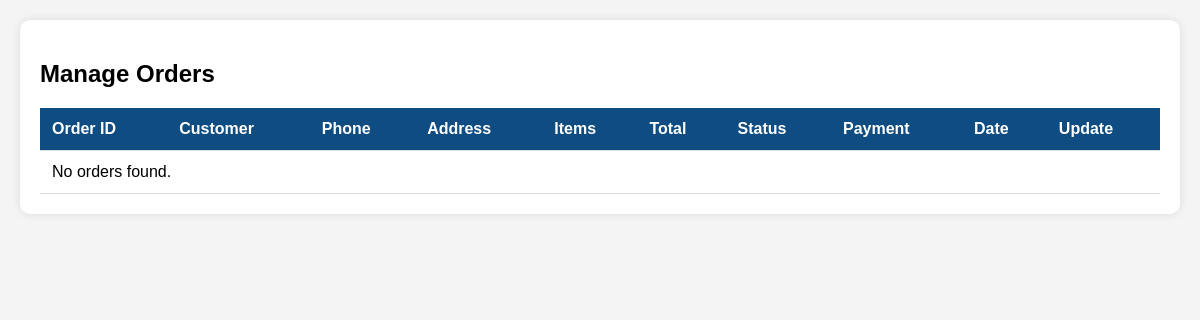
The page /manage_orders/ (signed in) on the database as committed earlier.
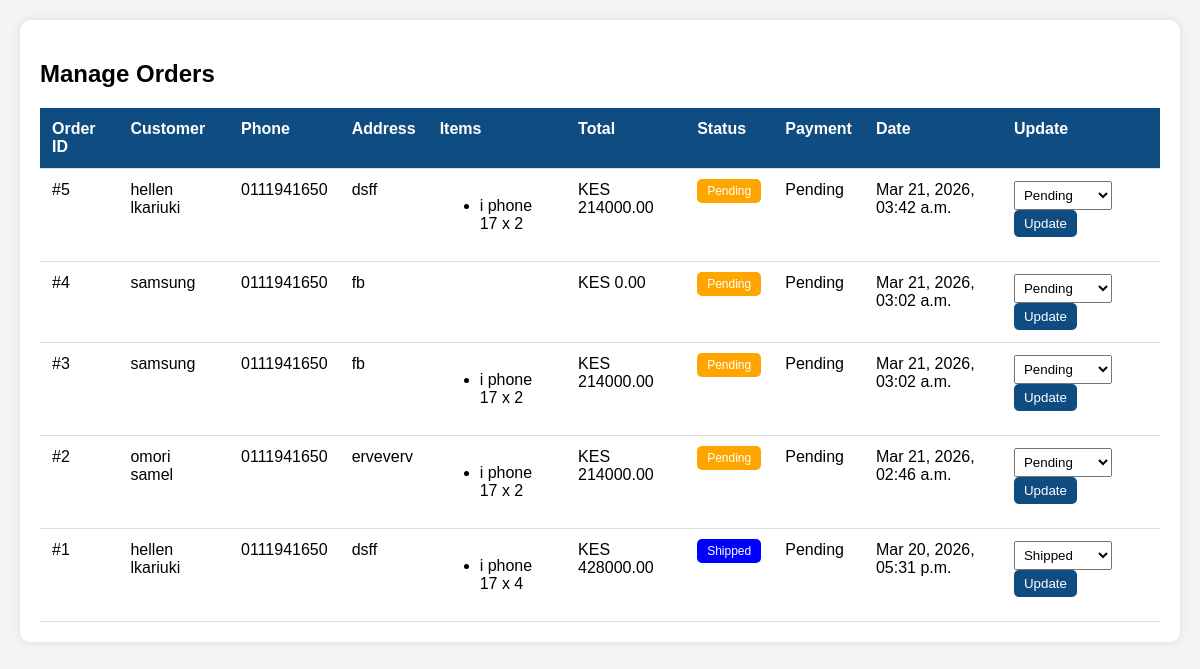
The same page on the database as committed later.
### app/models.py (models this page shows, shortened)
class Order(models.Model):
    user = models.ForeignKey(User, on_delete=models.CASCADE, null=True, blank=True)
    name = models.CharField(max_length=100)
    email = models.EmailField(null=True, blank=True)  # ✅ FIXED
    phone = models.CharField(max_length=15)
    destination = models.CharField(max_length=255, default="N/A")
    total = models.DecimalField(max_digits=10, decimal_places=2, default=0)
    status = models.CharField(max_length=50, default='Pending')
    created_at = models.DateTimeField(auto_now_add=True)
    payment_status = models.CharField(max_length=50, default="Pending")
    STATUS_CHOICES = [
        ('Pending', 'Pending'),
        ('STK_Sent', 'STK Push Sent'), # User clicked pay, waiting for PIN
        ('Paid', 'Paid'),             # Callback received Success
        ('Failed', 'Failed'),         # Callback received Error or Timeout
    ]
    status = models.CharField(max_length=20, choices=STATUS_CHOICES, default='Pending')
    checkout_request_id = models.CharField(max_length=100, blank=True, null=True)
    mpesa_receipt = models.CharField(max_length=50, blank=True, null=True)

class OrderItem(models.Model):
    order = models.ForeignKey(Order, on_delete=models.CASCADE, related_name='items')
    product = models.ForeignKey(Product, on_delete=models.CASCADE)
    quantity = models.PositiveIntegerField()
    price = models.DecimalField(max_digits=10, decimal_places=2)

class Product(models.Model):
    name = models.CharField(max_length=255)
    price = models.DecimalField(max_digits=10, decimal_places=2)
    discount = models.DecimalField(max_digits=4,decimal_places=2,default=0)
    stock = models.IntegerField()
    category = models.ForeignKey(Category, on_delete=models.CASCADE, related_name="products")
    specifications = models.TextField(blank=True)
    views = models.IntegerField(default=0)
    brand = models.ForeignKey(Brand, on_delete=models.CASCADE)
    created_at = models.DateTimeField(auto_now_add=True)
    updated_at = models.DateTimeField(auto_now=True)

### app/views.py (the view)
# urls.py: path('manage_orders/',views.manage_orders,name='manage_orders'),
@staff_member_required
def manage_orders(request):
    orders = Order.objects.all().order_by('-id')
    return render(request, 'manage_orders.html', {'orders': orders})

### app/context_processors.py (called while the page is built)
def cart_count(request):
    count = 0
    if request.user.is_authenticated:
        result = CartItem.objects.filter(user=request.user).aggregate(
            total=Sum('quantity')
        )
        count = result['total'] or 0
    return {'cart_count': count}

### app/templates/manage_orders.html (shortened to what this page needs)
{% load static %}
<!DOCTYPE html>
<html>
<head>
</head>
<body>
<div class="container">
    <h2>Manage Orders</h2>
    <table>
        <thead>
            <tr>
                <th>Order ID</th>
                <th>Customer</th>
                <th>Phone</th>
                <th>Address</th>
                <th>Items</th>
                <th>Total</th>
                <th>Status</th>
                <th>Payment</th>
                <th>Date</th>
                <th>Update</th>
            </tr>
        </thead>
        <tbody>
            {% for order in orders %}
            <tr>
                <td>#{{ order.id }}</td>
                <td>{{ order.name }}</td>
                <td>{{ order.phone }}</td>
                <td>{{ order.destination }}</td>
                <td>
                    <ul>
                        {% for item in order.items.all %}
                            <li>{{ item.product.name }} x {{ item.quantity }}</li>
                        {% endfor %}
                    </ul>
                </td>
                <td>KES {{ order.total }}</td>
                <td>
                    <span class="status
                        {% if order.status|lower == 'pending' %}pending{% endif %}
                        {% if order.status|lower == 'shipped' %}shipped{% endif %}
                    ">
                        {{ order.status }}
                    </span>
                </td>
                <td>{{ order.payment_status }}</td>
                <td>{{ order.created_at|date:"M d, Y, h:i a" }}</td>
                <td>
                    <form method="POST" action="{% url 'update_order_status' order.id %}">
                        <select name="status">
                            <option value="Pending" {% if order.status == "Pending" %}selected{% endif %}>Pending</option>
                            <option value="Shipped" {% if order.status == "Shipped" %}selected{% endif %}>Shipped</option>
                        </select>
                        <button type="submit" class="btn btn-update">Update</button>
                    </form>
                </td>
            </tr>
            {% empty %}
            <tr>
                <td colspan="10">No orders found.</td>
            </tr>
            {% endfor %}
        </tbody>
    </table>
</div>
</body>
</html>

Rows that differ between the two databases and show on the page:
added Order: id "5", name "hellen lkariuki", phone "0111941650", destination "dsff", total "214000.00", status "Pending", payment_status "Pending", created_at "Mar 21, 2026, 03:42 a.m."
added OrderItem: product.name "i phone 17", quantity "2", shown under "5"
added Order: id "4", name "samsung", phone "0111941650", destination "fb", total "0.00", status "Pending", payment_status "Pending", created_at "Mar 21, 2026, 03:02 a.m."
added Order: id "3", name "samsung", phone "0111941650", destination "fb", total "214000.00", status "Pending", payment_status "Pending", created_at "Mar 21, 2026, 03:02 a.m."
added OrderItem: product.name "i phone 17", quantity "2", shown under "3"
added Order: id "2", name "omori samel", phone "0111941650", destination "erveverv", total "214000.00", status "Pending", payment_status "Pending", created_at "Mar 21, 2026, 02:46 a.m."
added OrderItem: product.name "i phone 17", quantity "2"
added Order: id "1", name "hellen lkariuki", phone "0111941650", destination "dsff", total "428000.00", status "Shipped", payment_status "Pending", created_at "Mar 20, 2026, 05:31 p.m."
added OrderItem: product.name "i phone 17", quantity "4", shown under "1"
Other text that changed with them:
text no longer shown: "No orders found."
